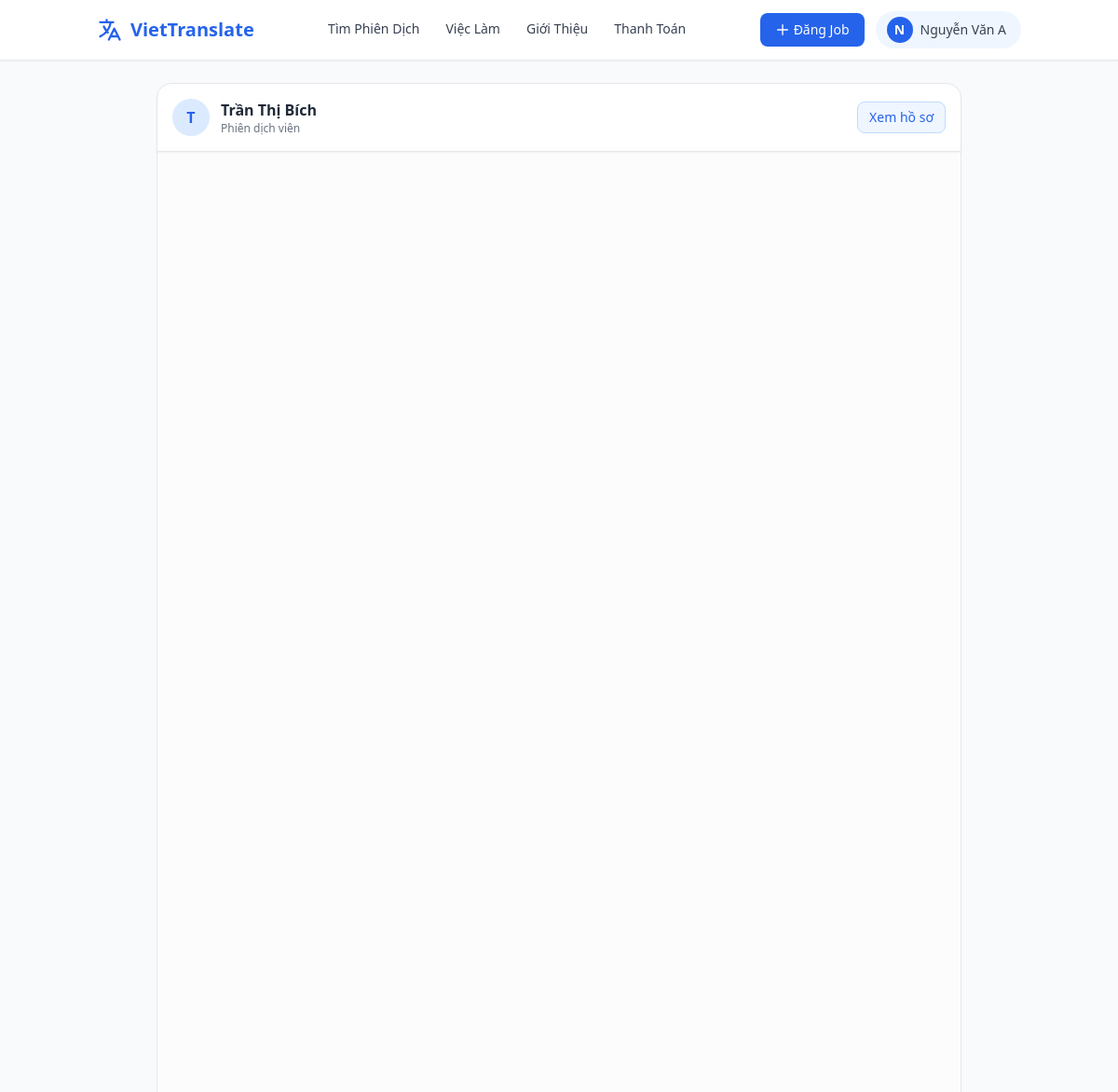
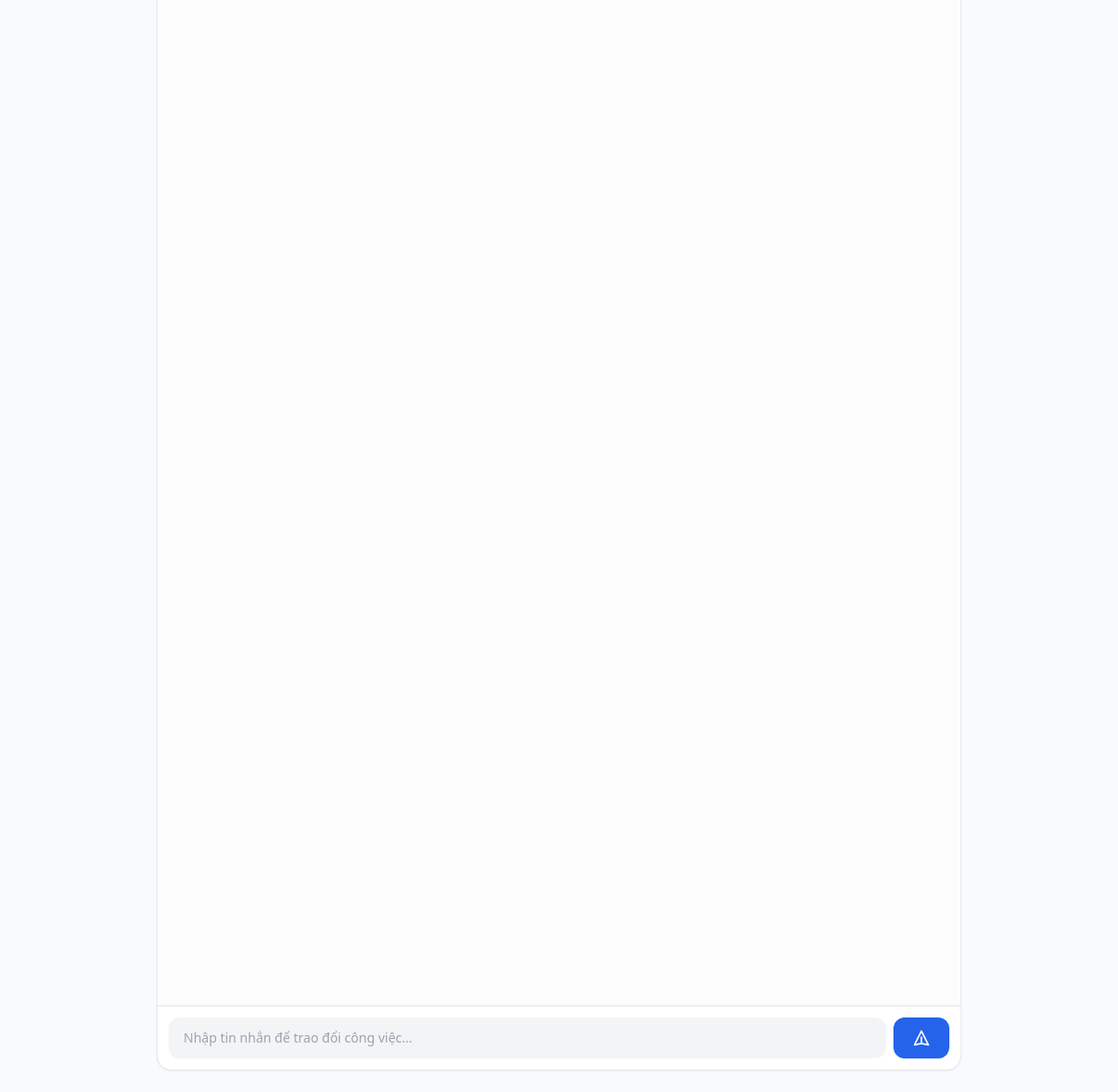
/chat/4 (signed in), run on the app's committed database (2 pictures, top to bottom).
### models.py (models this page shows)
class User(db.Model):
    id = db.Column(db.Integer, primary_key=True)
    name = db.Column(db.String(100), nullable=False)
    email = db.Column(db.String(120), unique=True, nullable=False)
    password_hash = db.Column(db.String(256), nullable=False)
    phone = db.Column(db.String(20))
    role = db.Column(db.String(20), nullable=False)  # 'hirer', 'translator', 'admin'
    is_admin = db.Column(db.Boolean, default=False)
    is_active = db.Column(db.Boolean, default=True)
    created_at = db.Column(db.DateTime, default=datetime.utcnow)
    profile = db.relationship('TranslatorProfile', backref='user', uselist=False)
    jobs_posted = db.relationship('Job', backref='hirer', lazy=True)
    proposals = db.relationship('Proposal', backref='translator', lazy=True)
    messages_sent = db.relationship('Message', foreign_keys='Message.sender_id', backref='sender', lazy=True)
    direct_messages_sent = db.relationship('DirectMessage', foreign_keys='DirectMessage.sender_id', backref='sender', lazy=True)

### app.py (the view)
@app.route('/chat/<int:translator_user_id>')
@login_required
def direct_chat(translator_user_id):
    if session['user_id'] == translator_user_id:
        return redirect(url_for('index'))
    translator = User.query.get_or_404(translator_user_id)
    return render_template('chat.html', other_user=translator)

### app.py (called while the page is built)
def login_required(f):
    @wraps(f)
    def decorated(*args, **kwargs):
        if 'user_id' not in session:
            flash('Vui lòng đăng nhập để tiếp tục.', 'warning')
            return redirect(url_for('login'))
        return f(*args, **kwargs)
    return decorated

@app.context_processor
def inject_globals():
    user = None
    if 'user_id' in session:
        user = User.query.get(session['user_id'])
    return dict(current_user=user, LANGUAGES=LANGUAGES)

### templates/chat.html (shortened to what this page needs)
{% extends "base.html" %}
{% block content %}
<div class="bg-gray-50 flex-grow flex flex-col h-[calc(100vh-64px)]">
    <div class="container mx-auto px-4 py-6 max-w-4xl h-full flex flex-col">
        <div class="bg-white rounded-t-2xl shadow-sm border border-gray-200 p-4 flex items-center justify-between z-10">
            <div class="flex items-center gap-3">
                <div class="w-10 h-10 rounded-full bg-blue-100 flex items-center justify-center text-blue-600 font-bold">
                    {{ other_user.name[0]|upper }}
                </div>
                <div>
                    <h2 class="font-bold text-gray-800">{{ other_user.name }}</h2>
                    <p class="text-xs text-gray-500">{{ 'Phiên dịch viên' if other_user.role == 'translator' else 'Khách hàng' }}</p>
                </div>
            </div>
            {% if other_user.role == 'translator' %}
            <a href="{{ url_for('translator_profile', profile_id=other_user.profile.id) }}" class="text-sm text-blue-600 font-medium hover:underline border border-blue-200 px-3 py-1.5 rounded-lg bg-blue-50">Xem hồ sơ</a>
            {% endif %}
        </div>
        <div class="flex-grow bg-white border-x border-gray-200 overflow-hidden flex flex-col relative">
            <div id="chat-box" class="flex-grow p-4 overflow-y-auto space-y-4 bg-gray-50/50">
            </div>
        </div>
        <div class="bg-white rounded-b-2xl shadow-sm border border-gray-200 p-3 z-10">
            <div class="flex gap-2">
                <input type="text" id="chat-input" class="flex-grow bg-gray-100 border-transparent focus:bg-white focus:border-blue-500 focus:ring-2 focus:ring-blue-200 rounded-xl px-4 py-3 text-sm transition" placeholder="Nhập tin nhắn để trao đổi công việc...">
                <button id="send-btn" class="bg-blue-600 text-white px-5 py-3 rounded-xl hover:bg-blue-700 transition flex items-center justify-center">
                    <svg class="w-5 h-5" fill="none" stroke="currentColor" viewBox="0 0 24 24"><path stroke-linecap="round" stroke-linejoin="round" stroke-width="2" d="M12 19l9 2-9-18-9 18 9-2zm0 0v-8"></path></svg>
                </button>
            </div>
        </div>
    </div>
</div>
{% endblock %}

### templates/base.html (shortened to what this page needs)
<!DOCTYPE html>
<html lang="vi">
<head>
    <script src="https://cdn.tailwindcss.com"></script>
</head>
<body class="bg-gray-50 flex flex-col min-h-screen text-gray-800">
<header class="sticky top-0 z-50 bg-white/95 backdrop-blur border-b border-gray-200 shadow-sm">
    <div class="container mx-auto px-4 py-3">
        <div class="flex justify-between items-center">
            <a href="{{ url_for('index') }}" class="flex items-center gap-2 text-xl font-bold text-primary">
                <svg class="w-7 h-7" fill="none" stroke="currentColor" viewBox="0 0 24 24">
                    <path stroke-linecap="round" stroke-linejoin="round" stroke-width="2" d="M3 5h12M9 3v2m1.048 9.5A18.022 18.022 0 016.412 9m6.088 9h7M11 21l5-10 5 10M12.751 5C11.783 10.77 8.07 15.61 3 18.129"/>
                </svg>
                VietTranslate
            </a>
            <nav class="hidden md:flex items-center gap-7 font-medium text-sm text-gray-700">
                <a href="{{ url_for('translator_list') }}" class="nav-link hover:text-primary">Tìm Phiên Dịch</a>
                <a href="{{ url_for('job_list') }}" class="nav-link hover:text-primary">Việc Làm</a>
                <a href="{{ url_for('about') }}" class="nav-link hover:text-primary">Giới Thiệu</a>
                <a href="{{ url_for('payment_info') }}" class="nav-link hover:text-primary">Thanh Toán</a>
            </nav>
            <div class="flex items-center gap-3">
                {% if current_user %}
                    {% if current_user.role == 'hirer' %}
                    <a href="{{ url_for('post_job') }}" class="hidden md:inline-flex items-center gap-1 bg-primary text-white text-sm font-medium px-4 py-2 rounded-lg hover:bg-blue-700 transition">
                        <svg class="w-4 h-4" fill="none" stroke="currentColor" viewBox="0 0 24 24"><path stroke-linecap="round" stroke-linejoin="round" stroke-width="2" d="M12 4v16m8-8H4"/></svg>
                        Đăng Job
                    </a>
                    {% endif %}
                    <div class="relative group">
                        <button class="flex items-center gap-2 bg-blue-50 hover:bg-blue-100 transition rounded-full pl-3 pr-4 py-1.5">
                            <div class="w-7 h-7 rounded-full bg-primary flex items-center justify-center text-white text-sm font-bold">
                                {{ current_user.name[0] | upper }}
                            </div>
                            <span class="hidden md:block text-sm font-medium text-gray-700 max-w-[100px] truncate">{{ current_user.name }}</span>
                        </button>
                    </div>
                {% else %}
                    <a href="{{ url_for('login') }}" class="text-sm font-medium text-gray-700 hover:text-primary">Đăng Nhập</a>
                    <a href="{{ url_for('register') }}" class="bg-primary text-white text-sm font-medium px-4 py-2 rounded-lg hover:bg-blue-700 transition">Đăng Ký</a>
                {% endif %}
            </div>
        </div>
    </div>
</header>
<main class="flex-grow">{% block content %}{% endblock %}</main>
</body>
</html>

### templates/base.html (style rules this page uses)
body { font-family:'Segoe UI',system-ui,-apple-system,sans-serif }
.nav-link { position:relative;padding-bottom:2px }
.nav-link::after { content:'';position:absolute;bottom:0;left:0;width:0;height:2px;background:#2563eb;transition:width .2s }

### data on the page
User: name "N", name "Nguyễn Văn A"
User: name "T", name "Trần Thị Bích", role "Phiên dịch viên"
